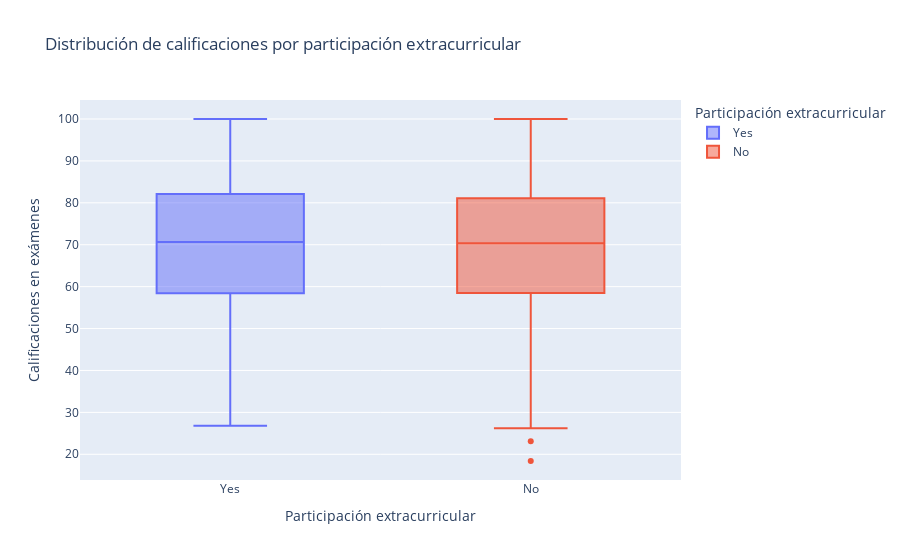

Notebook code cell kept with this figure:
### Code cell
# Compara calificaciones por participación extracurricular
fig = px.box(
    df,
    x='extracurricular_participation',
    y='exam_score',
    color='extracurricular_participation',
    title='Distribución de calificaciones por participación extracurricular',
    labels={'extracurricular_participation': 'Participación extracurricular', 'exam_score': 'Calificaciones en exámenes'}
)

fig.show()

### Figure 1 — Plotly figure (JSON) as saved in the notebook; plotly's stock layout.template omitted (floating-point values rounded to 4 significant figures; data arrays with more than 128 entries replaced by an {"elided": "..."} marker saying what was removed)
{"data": [{"alignmentgroup": "True", "hovertemplate": "Participación extracurricular=%{x}<br>Calificaciones en exámenes=%{y}<extra></extra>", "legendgroup": "Yes", "marker": {"color": "#636efa"}, "name": "Yes", "notched": false, "offsetgroup": "Yes", "orientation": "v", "showlegend": true, "type": "box", "x": {"elided": "318 str values"}, "x0": " ", "xaxis": "x", "y": {"elided": "318 float values"}, "y0": " ", "yaxis": "y"}, {"alignmentgroup": "True", "hovertemplate": "Participación extracurricular=%{x}<br>Calificaciones en exámenes=%{y}<extra></extra>", "legendgroup": "No", "marker": {"color": "#EF553B"}, "name": "No", "notched": false, "offsetgroup": "No", "orientation": "v", "showlegend": true, "type": "box", "x": {"elided": "682 str values"}, "x0": " ", "xaxis": "x", "y": {"elided": "682 float values"}, "y0": " ", "yaxis": "y"}], "layout": {"boxmode": "overlay", "legend": {"title": {"text": "Participación extracurricular"}, "tracegroupgap": 0}, "title": {"text": "Distribución de calificaciones por participación extracurricular"}, "xaxis": {"anchor": "y", "categoryarray": ["Yes", "No"], "categoryorder": "array", "domain": [0, 1], "title": {"text": "Participación extracurricular"}}, "yaxis": {"anchor": "x", "domain": [0, 1], "title": {"text": "Calificaciones en exámenes"}}}}
